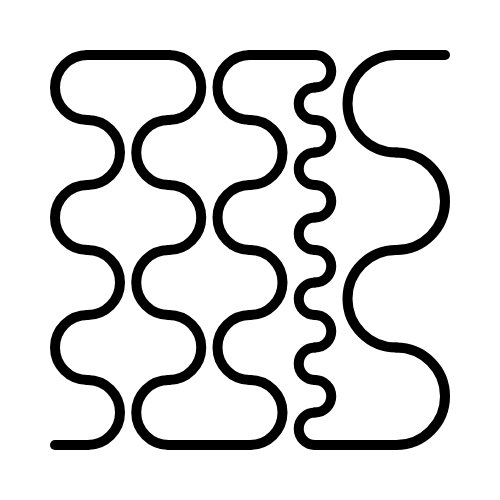
Frame 1 (no input)
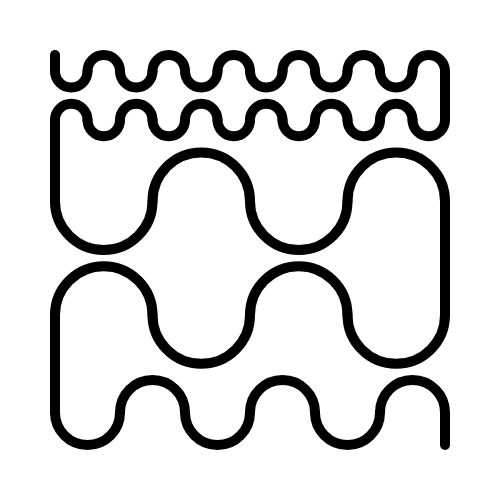
Frame 2 (the mouse pressed at the canvas centre, redrawn once)

The p5.js sketch that drew these frames (run headless with seeded random() and noise() and a simulated clock; the mouse was pressed at the canvas centre and the sketch redrawn once):

// p5.js sketch
// ── sketch.js
/*
Genuary 2022
JAN.8 "Single curve only."

By Roni Kaufman
https://ronikaufman.github.io
*/

function setup() {
  createCanvas(500, 500);
  noLoop();
  noFill();
}

function draw() {
  background(255);
  translate(width/2, height/2);
  rotate(random([0, PI/2]));
  translate(-width/2, -height/2);

  let lines = shuffle(random([
    [1, 2, 2, 2, 3],
    [1, 1, 2, 3, 3],
    [2, 2, 2, 2, 2],
    [1, 1, 1, 1, 1, 2, 2]
  ]));

  let margin = 50;
  let sw = 10;
  strokeWeight(sw);
  let s = (width - 2*margin - sw)/24;
  let y = margin + sw/2;
  let j = random([0, 1]);
  for (let i = 0; i < lines.length; i++) {
    let d = lines[i]*s*2;
    if (i % 2 == j) {
      line(margin + sw/2, y - s*(j ==1), margin + sw/2, y + d/2);
      line(width - margin - sw/2, y + d/2, width - margin - sw/2, y + d + s*(j == 1));
    } else {
      line(margin + sw/2, y + d/2, margin + sw/2, y + d + s*(j == 0));
      line(width - margin - sw/2, y - s*(j == 0), width - margin - sw/2, y + d/2);
    }
    y += d/2;
    let theta0 = PI * ((i % 2) + (j % 2));
    for (let x = margin + d/2 + sw/2; x < width - margin; x += d) {
      arc(x, y, d, d, theta0, theta0 + PI);
      theta0 += PI;
    }
    y += d/2 + s;
  }
}
